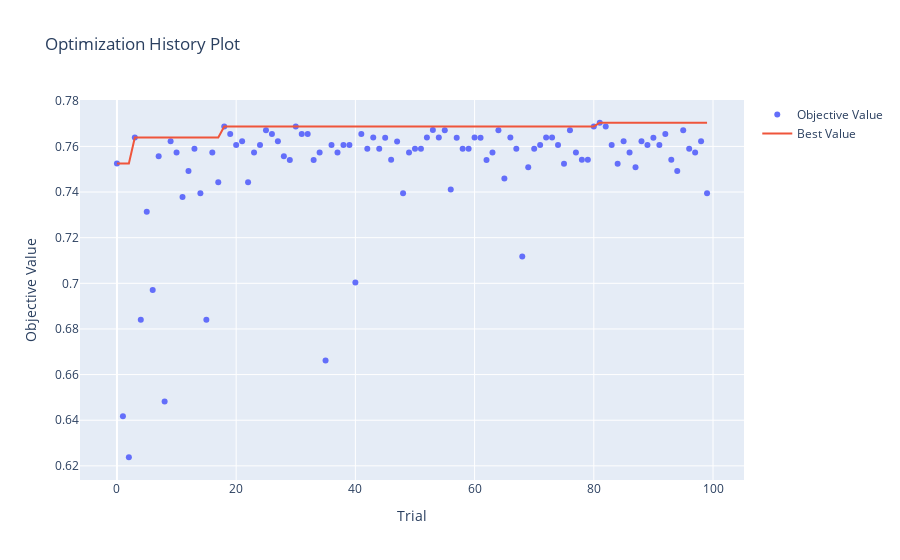

Notebook code cell kept with this figure:
### Code cell
# 1. Optimization History
plot_optimization_history(study_complex).show()
